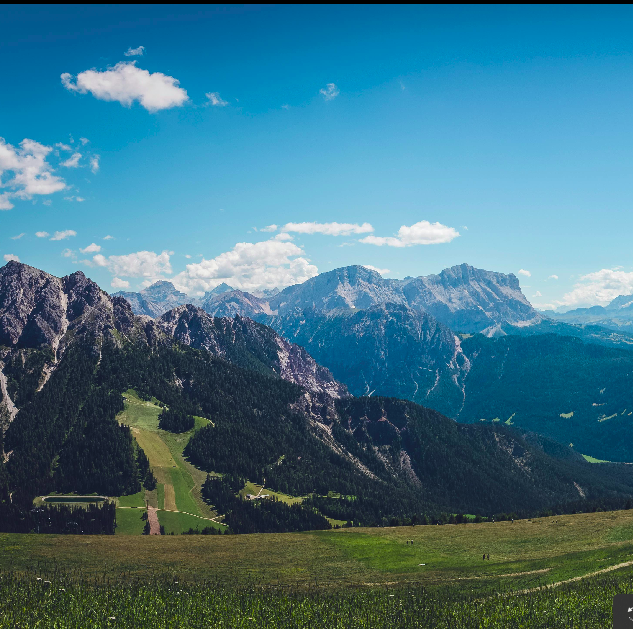
#> input picture input/img1.png, 633 x 629 px; its folder holds 3 pictures in this run
$ python image_stitching.py   (older library calls are emulated)
#> lines starting #> are read from the running program, lines starting #| are printed output that depends on the picture
### utils.py
import cv2
import numpy as np
import os

def read_image(path):
    """ Reads an image from the given path. """
#> called with path = 'input/img1.png'
    if os.path.exists(path):
        return cv2.imread(path)
#> returned value is the input picture: shape (629, 633, 3); mean B, G, R 132.6, 115.1, 64.5
    else:
        raise FileNotFoundError(f"File not found: {path}")

# [11 lines left out: functions downsample_images, sharpen, not called in this run]

### image_stitching.py
import os
import cv2
import numpy as np
import matplotlib.pyplot as plt

from utils import read_image

class ImageStitcher:
    def __init__(self, focal_length=1100):
        self.focal_length = focal_length

    def find_matches(self, base_image, sec_image):
        """
        Finds keypoints and matches between two images using SIFT and Brute Force Matcher.
        """
        sift = cv2.SIFT_create()
        base_kp, base_des = sift.detectAndCompute(cv2.cvtColor(base_image, cv2.COLOR_BGR2GRAY), None)
        sec_kp, sec_des = sift.detectAndCompute(cv2.cvtColor(sec_image, cv2.COLOR_BGR2GRAY), None)

        cv2.imwrite("output/panaroma_BaseImage_kp.jpg", cv2.drawKeypoints(base_image, base_kp, None, flags=cv2.DRAW_MATCHES_FLAGS_DRAW_RICH_KEYPOINTS))
        cv2.imwrite("output/panaroma_SecImage_kp.jpg", cv2.drawKeypoints(sec_image, sec_kp, None, flags=cv2.DRAW_MATCHES_FLAGS_DRAW_RICH_KEYPOINTS))

        bf = cv2.BFMatcher(cv2.NORM_L2, crossCheck=True)
        matches = sorted(bf.match(base_des, sec_des), key=lambda x: x.distance)
        good_matches = matches[:int(len(matches) * 0.75)]

        cv2.imwrite("output/panaroma_Good_matches.jpg", cv2.drawMatches(base_image, base_kp, sec_image, sec_kp, good_matches, None, flags=cv2.DrawMatchesFlags_NOT_DRAW_SINGLE_POINTS))

        return good_matches, base_kp, sec_kp

    def find_homography(self, matches, base_kp, sec_kp):
        """
        Computes the homography matrix using RANSAC.
        """
        if len(matches) < 4:
            print("\nNot enough matches found between the images.\n")
            exit(0)

        base_pts = np.float32([base_kp[m.queryIdx].pt for m in matches])
        sec_pts = np.float32([sec_kp[m.trainIdx].pt for m in matches])
        homography_matrix, _ = cv2.findHomography(sec_pts, base_pts, cv2.RANSAC, 5.0)

        return homography_matrix

    def get_new_frame_size_and_matrix(self, homography_matrix, sec_shape, base_shape):
        """
        Calculates the new frame size after transformation.
        """
        h, w = sec_shape
        corners = np.array([[0, 0, 1], [w-1, 0, 1], [w-1, h-1, 1], [0, h-1, 1]]).T
        transformed_corners = np.dot(homography_matrix, corners)
        transformed_corners /= transformed_corners[2]
        x, y = transformed_corners[:2]

        min_x, min_y = np.floor(x.min()).astype(int), np.floor(y.min()).astype(int)
        max_x, max_y = np.ceil(x.max()).astype(int), np.ceil(y.max()).astype(int)

        correction_x, correction_y = max(0, -min_x), max(0, -min_y)
        new_width = max_x + correction_x
        new_height = max_y + correction_y

        new_width = max(new_width, base_shape[1] + correction_x)
        new_height = max(new_height, base_shape[0] + correction_y)

        offset_matrix = np.array([[1, 0, correction_x], [0, 1, correction_y], [0, 0, 1]])
        homography_matrix = np.dot(offset_matrix, homography_matrix)

        return [new_height, new_width], (correction_x, correction_y), homography_matrix

    def cylindrical_projection(self, img):
        """
        Applies cylindrical projection to an image.
        """
        h, w = img.shape[:2]
#> h = 629; w = 633
        K = np.array([[self.focal_length, 0, w//2], [0, self.focal_length, h//2], [0, 0, 1]])
        map_x, map_y = np.zeros((h, w), dtype=np.float32), np.zeros((h, w), dtype=np.float32)

        mask_x, mask_y = [], []
        for y in range(h):
            for x in range(w):
                X, Y = (x - w//2) / self.focal_length, (y - h//2) / self.focal_length
                Z = np.sqrt(X**2 + 1)
                new_x, new_y = self.focal_length * np.arctan(X) + w//2, self.focal_length * Y / Z + h//2

                if 0 <= new_x < w and 0 <= new_y < h:
                    map_x[y, x], map_y[y, x] = new_x, new_y
                    mask_x.append(int(new_x))
                    mask_y.append(int(new_y))
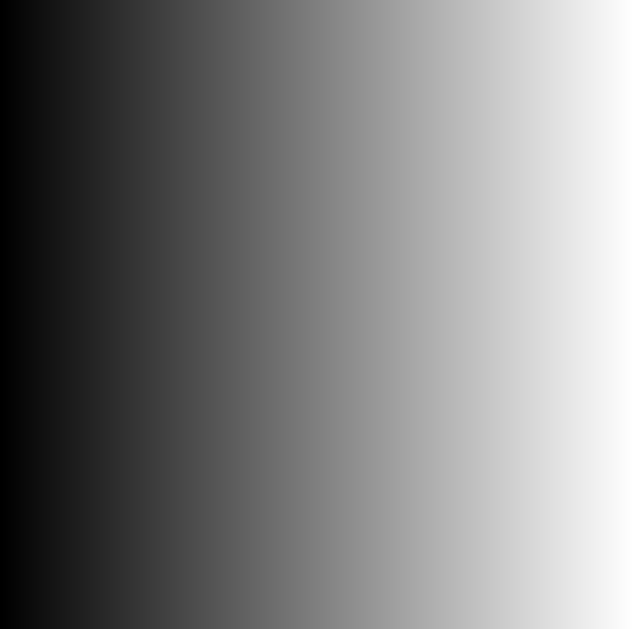
#> map_x: shape (629, 633) float32; min 8.29, max 623.7, mean 316; drawn with min black and max white
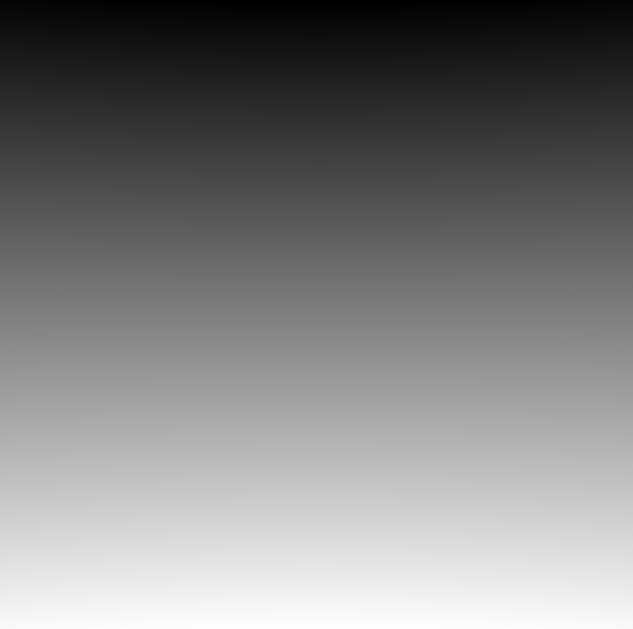
#> map_y: shape (629, 633) float32; min 0, max 628, mean 314; drawn with min black and max white

        transformed_img = cv2.remap(img, map_x, map_y, interpolation=cv2.INTER_LINEAR)
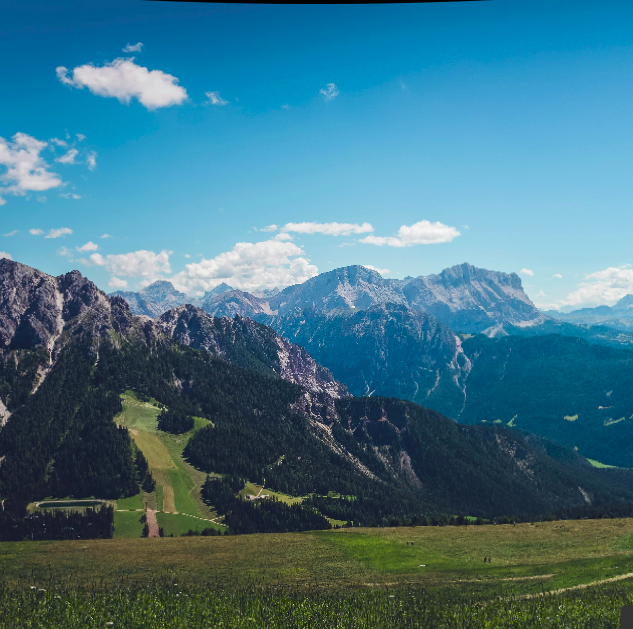
#> transformed_img: shape (629, 633, 3); mean B, G, R 133.7, 115.9, 64.9
        return transformed_img, np.array(mask_x), np.array(mask_y)

    def stitch_images(self,BaseImage, SecImage):

        # Applying Cylindrical projection on SecImage
        SecImage_Cyl, mask_x, mask_y = self.cylindrical_projection(SecImage)

        # Getting SecImage Mask
        SecImage_Mask = np.zeros(SecImage_Cyl.shape, dtype=np.uint8)
        SecImage_Mask[mask_y, mask_x, :] = 255

        # Finding matches between the 2 images and their keypoints
        Matches, BaseImage_kp, SecImage_kp = self.find_matches(BaseImage, SecImage_Cyl)

        # Finding homography matrix.
        HomographyMatrix = self.find_homography(Matches, BaseImage_kp, SecImage_kp)

        # Finding size of new frame of stitched images and updating the homography matrix
        NewFrameSize, Correction, HomographyMatrix = self.get_new_frame_size_and_matrix(HomographyMatrix, SecImage_Cyl.shape[:2], BaseImage.shape[:2])

        # Transform images to the new coordinate frame
        SecImage_Transformed = cv2.warpPerspective(SecImage_Cyl, HomographyMatrix, (NewFrameSize[1], NewFrameSize[0]))
        SecImage_Transformed_Mask = cv2.warpPerspective(SecImage_Mask, HomographyMatrix, (NewFrameSize[1], NewFrameSize[0]))

        #     # Ensure the mask is smooth (float values between 0 and 1)
        # SecImage_Transformed_Mask = cv2.GaussianBlur(SecImage_Transformed_Mask, (21, 21), sigmaX=10, sigmaY=10)

        # # Convert mask to 3 channels for blending (if images are colored)
        # SecImage_Transformed_Mask = cv2.merge([SecImage_Transformed_Mask] * 3)

        # # Blend images smoothly instead of bitwise operations


        # # plt.imshow(cv2.cvtColor(SecImage_Transformed,cv2.COLOR_BGR2RGB))
        # # plt.show()
        # # plt.imshow(cv2.cvtColor(SecImage_Transformed_Mask,cv2.COLOR_BGR2RGB))
        # # plt.show()
        # BaseImage_Transformed = np.zeros((NewFrameSize[0], NewFrameSize[1], 3), dtype=np.uint8)
        # BaseImage_Transformed[Correction[1]:Correction[1]+BaseImage.shape[0], Correction[0]:Correction[0]+BaseImage.shape[1]] = BaseImage

        # _, BinaryMask = cv2.threshold(SecImage_Transformed_Mask, 1, 255, cv2.THRESH_BINARY)

        # # Define center for blending
        # center = (NewFrameSize[1] // 2, NewFrameSize[0] // 2)

        # StitchedImage = (SecImage_Transformed * SecImage_Transformed_Mask) + (BaseImage_Transformed * (1 - SecImage_Transformed_Mask))
        # StitchedImage = StitchedImage.astype(np.uint8)

        #StitchedImage = cv2.bitwise_or(SecImage_Transformed, cv2.bitwise_and(BaseImage_Transformed, cv2.bitwise_not(SecImage_Transformed_Mask)))

        # # Apply Poisson blending
        # #StitchedImage = feather_blend(SecImage_Transformed, BaseImage_Transformed, BinaryMask)

        # return StitchedImage

        #SecImage_Transformed = cv2.warpPerspective(SecImage_Cyl, HomographyMatrix, (NewFrameSize[1], NewFrameSize[0]))
        #SecImage_Transformed_Mask = cv2.warpPerspective(SecImage_Mask, HomographyMatrix, (NewFrameSize[1], NewFrameSize[0]))

        # Smoothen the mask
        SecImage_Transformed_Mask = cv2.GaussianBlur(SecImage_Transformed_Mask, (3, 3), sigmaX=0, sigmaY=0)

        # Normalize the mask (important!)
        SecImage_Transformed_Mask = SecImage_Transformed_Mask.astype(np.float32) / 255.0

        # Convert to 3 channels if necessary
        #if len(SecImage_Transformed_Mask.shape) == 2:
        #    SecImage_Transformed_Mask = cv2.merge([SecImage_Transformed_Mask] * 3)

        # Initialize the base image with black background
        BaseImage_Transformed = np.zeros((NewFrameSize[0], NewFrameSize[1], 3), dtype=np.uint8)
        BaseImage_Transformed[Correction[1]:Correction[1]+BaseImage.shape[0], Correction[0]:Correction[0]+BaseImage.shape[1]] = BaseImage

        # Blending images smoothly using weighted sum
        alpha = SecImage_Transformed_Mask
        beta = 1 - alpha
        StitchedImage = (SecImage_Transformed * alpha) + (BaseImage_Transformed * beta)
        StitchedImage = np.clip(StitchedImage, 0, 255).astype(np.uint8)

        #     # Convert stitched image to grayscale
        # gray = cv2.cvtColor(StitchedImage, cv2.COLOR_BGR2GRAY)

        # # Create mask for dark regions (thresholding)
        # _, mask = cv2.threshold(gray, 25, 255, cv2.THRESH_BINARY_INV)  # Pixels close to black

        # # Inpaint black regions using surrounding pixels
        # StitchedImage = cv2.inpaint(StitchedImage, mask, inpaintRadius=20, flags=cv2.INPAINT_TELEA)


        #StitchedImage = cv2.GaussianBlur(StitchedImage, (7, 7), sigmaX=0, sigmaY=0)


        return StitchedImage

if __name__ == "__main__":

    images = []
    for i in range(1,4):
        images.append(read_image(f"input/img{i}.png"))

    stitcher = ImageStitcher()
    base_image, _, _ = stitcher.cylindrical_projection(images[0])

    for i in range(1, len(images)):
        base_image = stitcher.stitch_images(base_image, images[i])
#> this loop made 2 passes
#> Matches in stitch_images on passes 1 to 2: 519 matches, 534 matches
#> pass 1, in cylindrical_projection (call 2), `transformed_img = cv2.remap(img, map_x, map_y, interpolation=cv2.INTER..`:
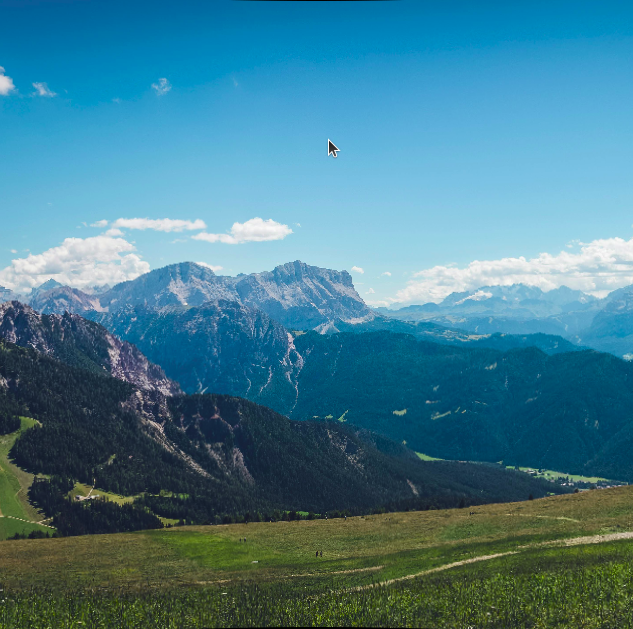
#> transformed_img: shape (629, 633, 3); mean B, G, R 142.4, 124.6, 68.2
#> pass 1, in find_matches, `cv2.imwrite("output/panaroma_SecImage_kp.jpg", cv2.drawKeypoints(sec_i..`:
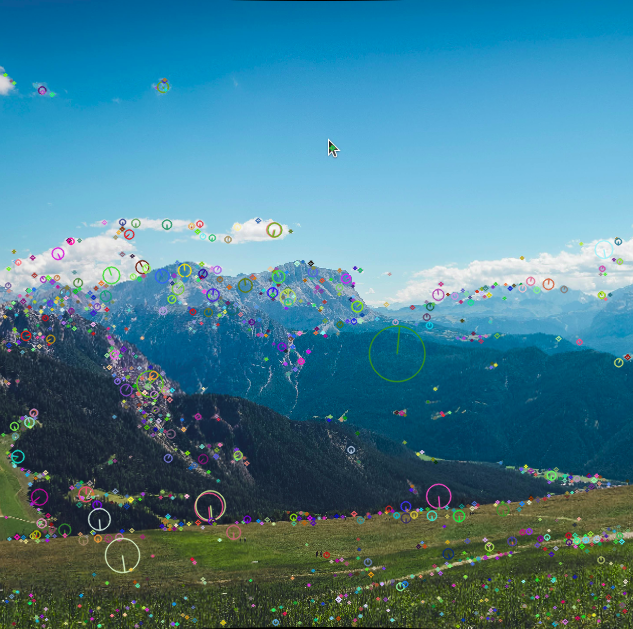
#> saved as panaroma_SecImage_kp.jpg: shape (629, 633, 3); mean B, G, R 143, 125.3, 69.7
#> pass 1, in find_matches, `cv2.imwrite("output/panaroma_Good_matches.jpg", cv2.drawMatches(base_i..`:
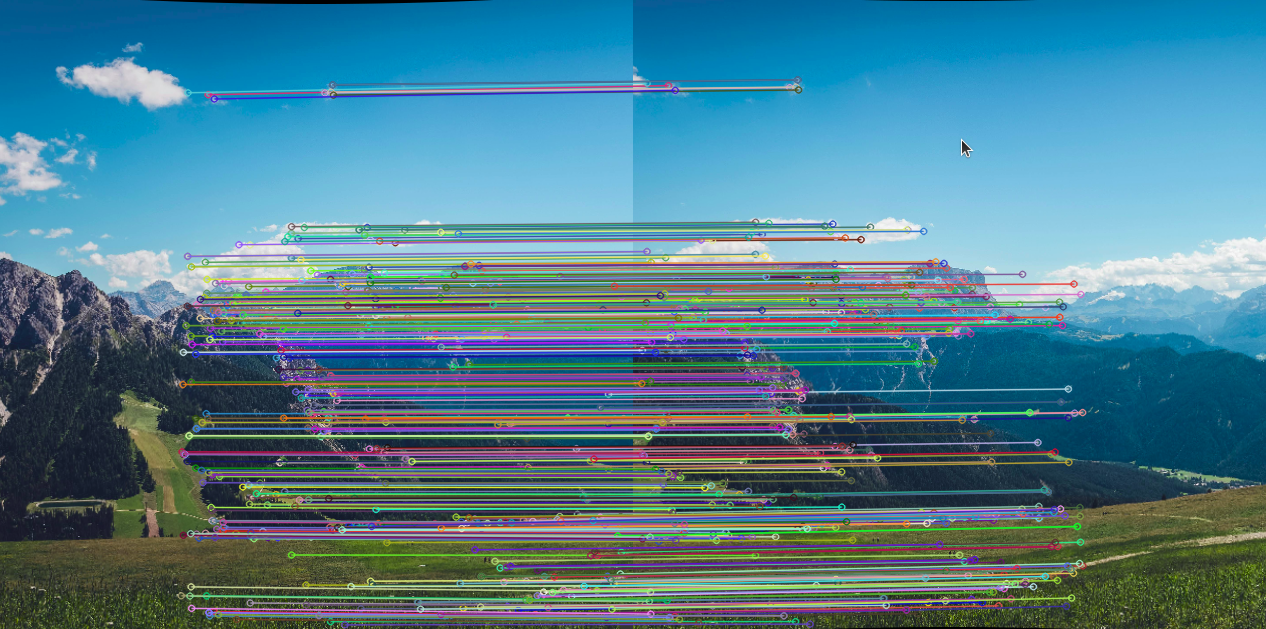
#> saved as panaroma_Good_matches.jpg: shape (629, 1266, 3); mean B, G, R 142.1, 125.8, 78.7
#> after the loop:
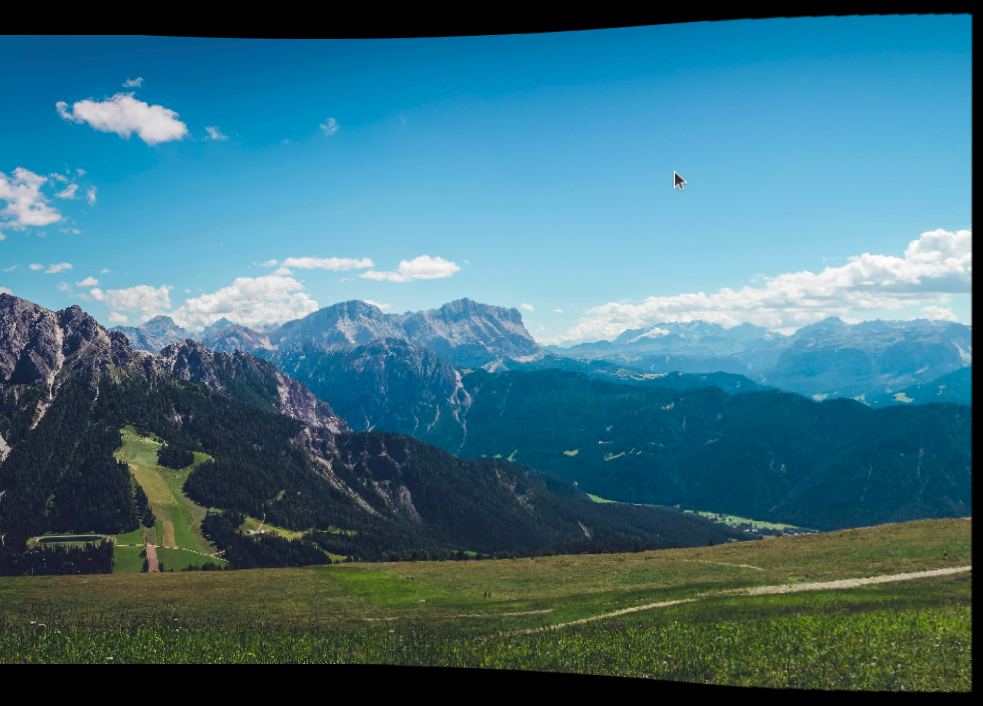
#> base_image: shape (706, 983, 3); mean B, G, R 126.3, 111.4, 62.3

    cv2.imwrite("output/panaroma_stitchedImage.jpg", base_image)

    plt.imshow(cv2.cvtColor(base_image, cv2.COLOR_BGR2RGB))
    plt.show()
